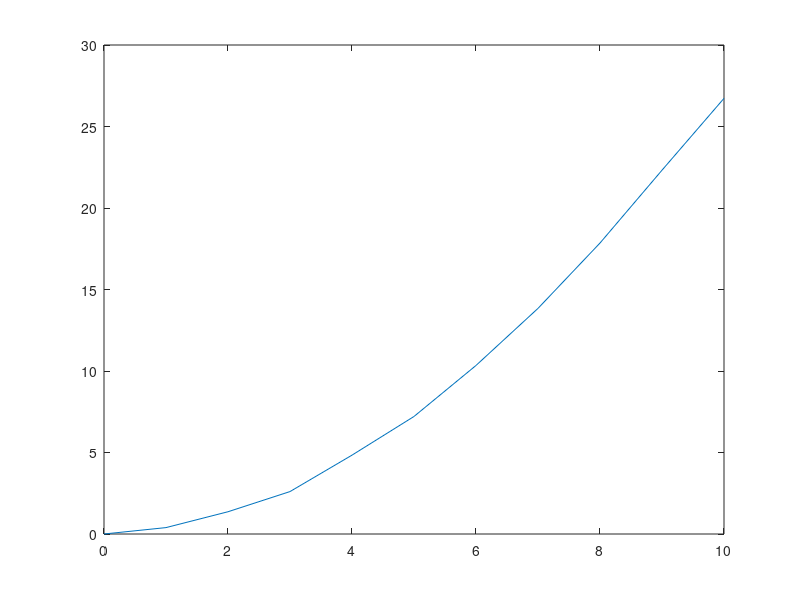

MATLAB code to generate this figure:


%% Environment

close all force; clc; clear; restoredefaultpath;

set( 0, 'DefaultFigureWindowStyle', 'docked' );



%% ph

%This file is for Problem 2.26.
                                                                    
%Parts (a) and (b):  We will first form 8 sample realizations of a
%Wiener process and plot them together for a reasonableness check.
%Then we will look at the average of the squares of 50 realizations
%and check to see if this is approximately linear with time.  The
%8 realizations can be conveniently stacked in an 8 x 11 matrix.

%The rand statement used here is from MATLAB Version 3.5, and it
%results in a warning statement when using Version 4.0.  This does
%not interfere with the solution.  If you are using Version 4.0,
%the warning statement can be eliminated by deleting the
%rand('normal') statement in line 21 of the code and replacing
%rand with randn everywhere.

WIENER=zeros(8,11);

%Now generate the Wiener processes (note the initial value is zero).

randn( 0 );
for i=1:8
   for j=1:10
      WIENER(i,j+1)=WIENER(i,j)+rand;
   end
end

%Plot the first 8 samples and check for reasonableness.

t=0:1:10;
plot(t,WIENER(1,:),t,WIENER(2,:),t,WIENER(3,:),t,WIENER(4,:),...
     t,WIENER(5,:),t,WIENER(6,:),t,WIENER(7,:),t,WIENER(8,:))


%Part (c):  In this part we want to form the average of an 
%ensemble of squared Wiener-process realizations.  We will do
%the summing "on the run" and not save the identity of the
%individual runs.  The first 8 runs will be re-used, however.

%First square and sum the first 8 realizations.

SQUARED8=WIENER.*WIENER;
subsum8=sum(SQUARED8);

%Now add in the squared realizations for 42 more runs.

wiener=zeros(1,11);
parsum=subsum8;
for i=1:42
   for j=1:10
      wiener(j+1)=wiener(j)+rand;
   end
   wienersq=wiener.*wiener;
   parsum=parsum+wienersq;
end
mnsq50=(1/50)*parsum;
plot(t,mnsq50)




%% Clean-up

fprintf( 1, '\n\n\n*** Processing Complete ***\n\n\n' );


